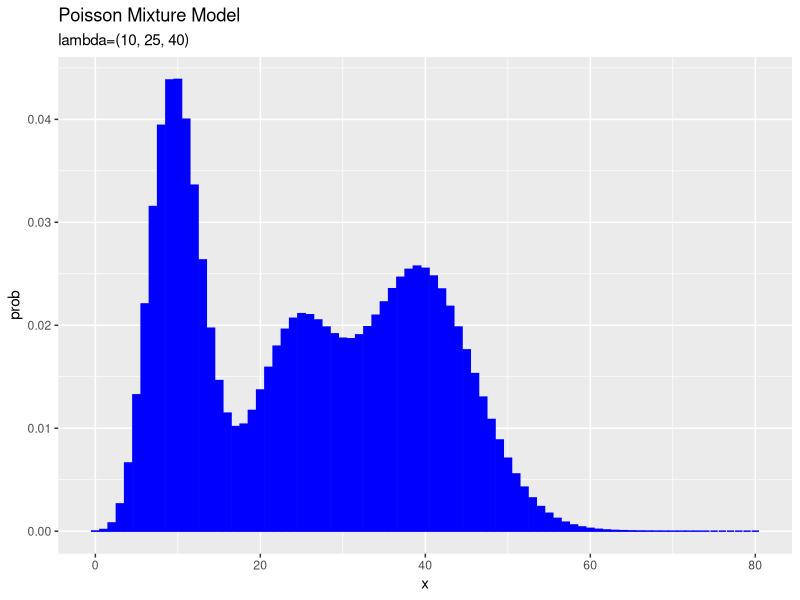
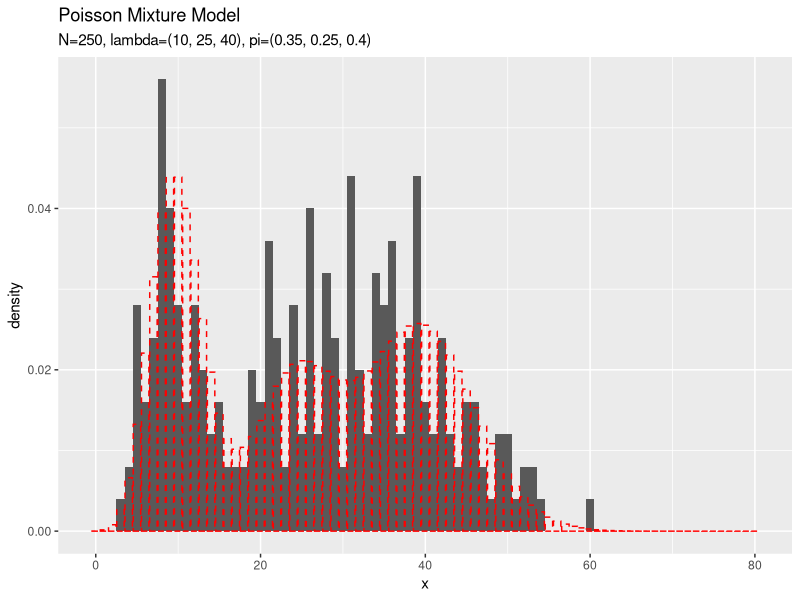
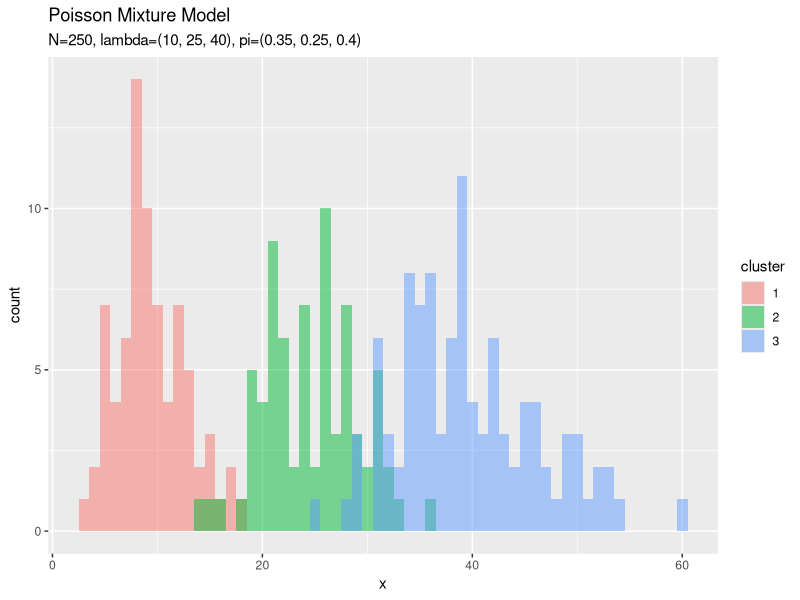
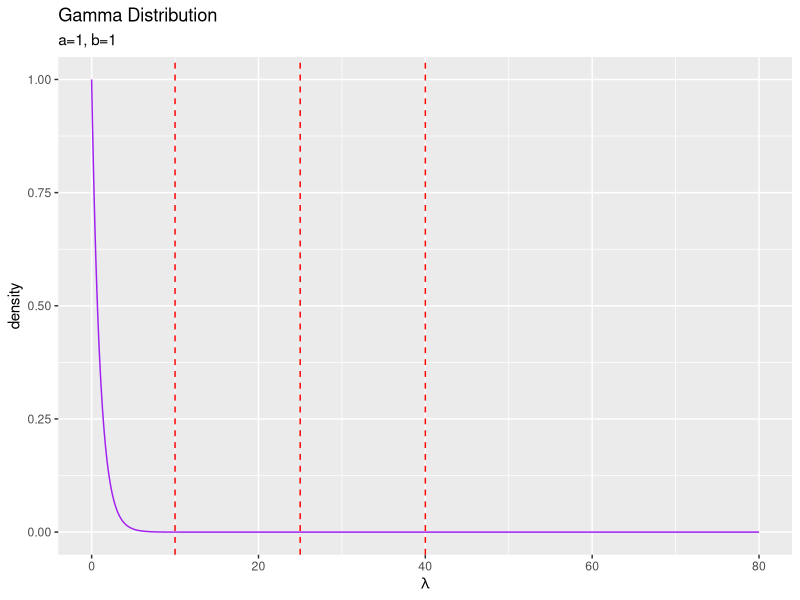
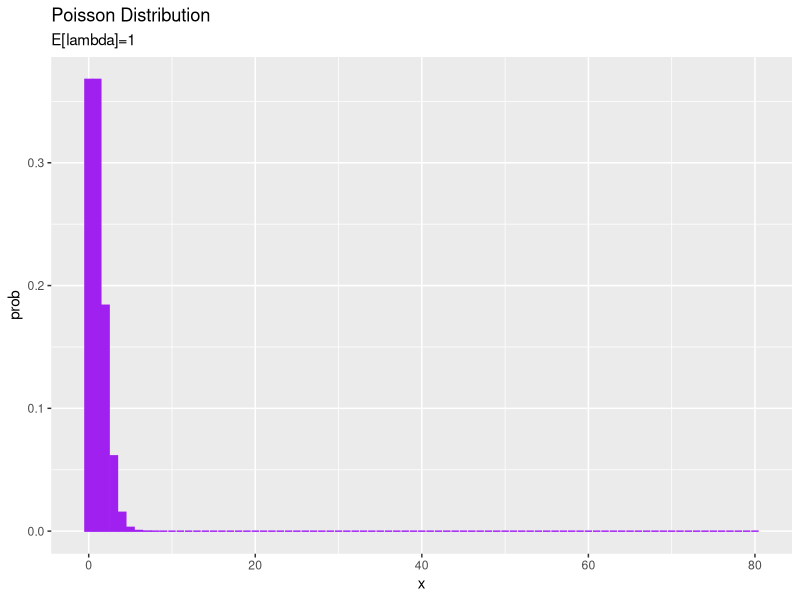
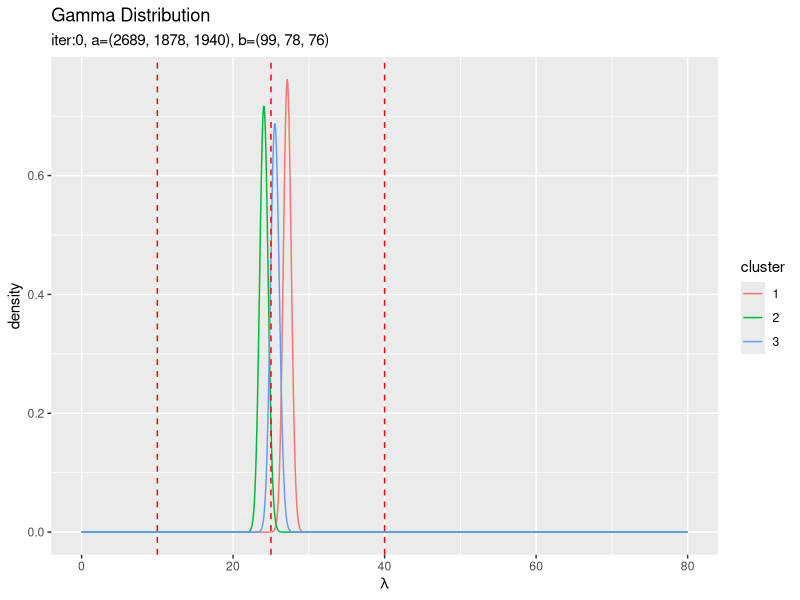
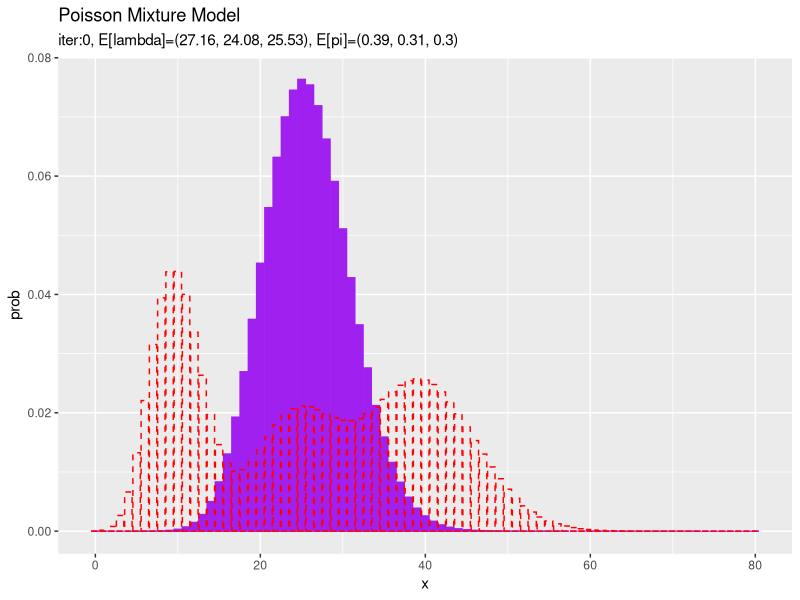
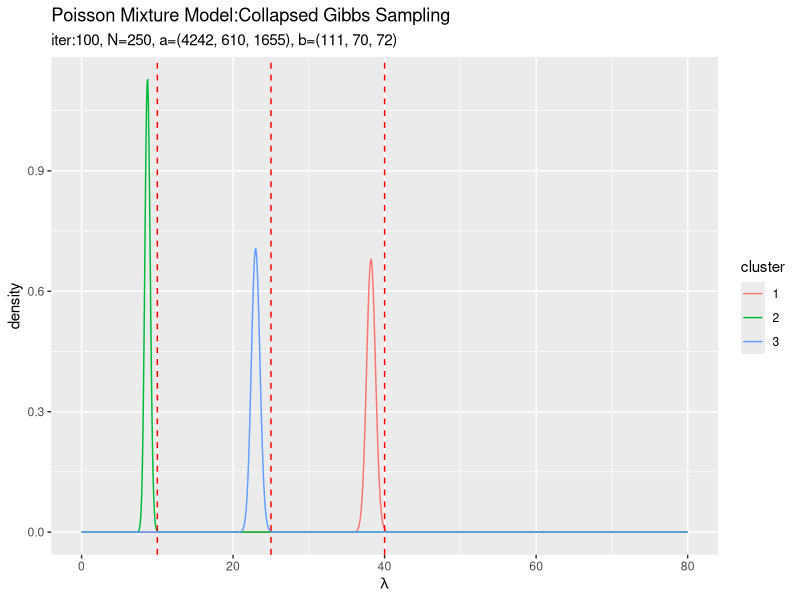

Generate these figures, in order, with R:

# 4.3.4 ポアソン混合モデルにおける崩壊型ギブスサンプリング -------------------------------------------------

# 4.3.4項で利用するパッケージ
library(tidyverse)


### 観測モデル(ポアソン混合分布)の設定 -----

# K個の真のパラメータを指定
lambda_truth_k <- c(10, 25, 40)

# 真の混合比率を指定
pi_truth_k <- c(0.35, 0.25, 0.4)

# クラスタ数を取得
K <- length(lambda_truth_k)


# 作図用のxの点を作成
x_vec <- seq(0, 2 * max(lambda_truth_k))

# 観測モデルを計算
model_prob <- 0
for(k in 1:K) {
  # クラスタkの分布の確率を計算
  tmp_prob <- dpois(x = x_vec, lambda = lambda_truth_k[k])
  
  # K個の分布の加重平均を計算
  model_prob <- model_prob + pi_truth_k[k] * tmp_prob
}

# 観測モデルをデータフレームに格納
model_df <- tibble(
  x = x_vec, 
  prob = model_prob
)

# 観測モデルを作図
ggplot(model_df, aes(x = x, y = prob)) + 
  geom_bar(stat = "identity", position = "dodge", 
           fill = "blue", color = "blue") + # 真の分布
  labs(title = "Poisson Mixture Model", 
       subtitle = paste0("lambda=(", paste0(lambda_truth_k, collapse = ", "), ")"))


### 観測データの生成 -----

# (観測)データ数を指定
N <- 250

# クラスタを生成
s_truth_nk <- rmultinom(n =  N, size = 1, prob = pi_truth_k) %>% 
  t()

# クラスタ番号を抽出
s_truth_n <- which(t(s_truth_nk) == 1, arr.ind = TRUE) %>% 
  .[, "row"]

# (観測)データを生成
#x_n <- rpois(n = N, lambda = apply(lambda_truth_k^t(s_truth_nk), 2, prod))
x_n <- rpois(n = N, lambda = lambda_truth_k[s_truth_n])

# 観測データを確認
summary(x_n)


# 観測データをデータフレームに格納
x_df <- tibble(
  x_n = x_n, 
  cluster = as.factor(s_truth_n)
)

# 観測データのヒストグラムを作成
ggplot() + 
  geom_histogram(data = x_df, aes(x = x_n, y = ..density..), binwidth = 1) + # 観測データ
  geom_bar(data = model_df, aes(x = x, y = prob), stat = "identity", position = "dodge", 
           alpha = 0, color = "red", linetype = "dashed") + # 真の分布
  labs(title = "Poisson Mixture Model", 
       subtitle = paste0("N=", N, 
                         ", lambda=(", paste0(lambda_truth_k, collapse = ", "), ")", 
                         ", pi=(", paste0(pi_truth_k, collapse = ", "), ")"), 
       x = "x")

# クラスタのヒストグラムを作成
ggplot() + 
  geom_histogram(data = x_df, aes(x = x_n, fill = cluster), binwidth = 1, 
                 position = "identity", alpha = 0.5) + # クラスタ
  labs(title = "Poisson Mixture Model", 
       subtitle = paste0("N=", N, 
                         ", lambda=(", paste0(lambda_truth_k, collapse = ", "), ")", 
                         ", pi=(", paste0(pi_truth_k, collapse = ", "), ")"), 
       x = "x")


### 事前分布(ガンマ分布とディリクレ分布)の設定 -----

# lambdaの事前分布のパラメータを指定
a <- 1
b <- 1

# piの事前分布のパラメータを指定
alpha_k <- rep(2, K)


# 作図用のlambdaの点を作成
lambda_vec <- seq(0, 2 * max(lambda_truth_k), length.out = 1000)

# lambdaの事前分布を計算
prior_df <- tibble(
  lambda = lambda_vec, 
  density = dgamma(x = lambda, shape = a, rate = b)
)

# lambdaの事前分布を作図
ggplot(prior_df, aes(x = lambda, y = density)) + 
  geom_line(color = "purple") + # 事前分布
  geom_vline(xintercept = lambda_truth_k, color = "red", linetype = "dashed") + # 真の値
  labs(title = "Gamma Distribution", 
       subtitle = paste0("a=", b, ", b=", b), 
       x = expression(lambda))


# 事前分布の平均による分布をデータフレームに格納
E_prior_df <- tibble(
  x = x_vec, 
  prob = dpois(x = x_vec, a / b)
)

# 事前分布の平均による分布を作図
ggplot(E_prior_df, aes(x = x, y = prob)) + 
  geom_bar(stat = "identity", position = "dodge", 
           fill = "purple", color = "purple") + # 初期値による分布
  labs(title = "Poisson Distribution", 
       subtitle = paste0("E[lambda]=", round(a / b, 2)))


### 初期値の設定 -----

# 潜在変数の初期値をランダムに生成
s_nk <- rmultinom(n = N, size = 1, prob = alpha_k / sum(alpha_k)) %>% 
  t()

# 初期値によるlambdaの事後分布のパラメータを計算:式(4.24)
a_hat_k <- colSums(s_nk * x_n) + a
b_hat_k <- colSums(s_nk) + b

# 初期値によるpiの事後分布のパラメータを計算:式(4.45)
alpha_hat_k <- colSums(s_nk) + alpha_k


# 初期値によるlambdaの近似事後分布をデータフレームに格納
init_lambda_df <- tibble()
for(k in 1:K) {
  # クラスタkの事後分布を計算
  tmp_init_df <- tibble(
    lambda = lambda_vec, 
    density = dgamma(x = lambda, shape = a_hat_k[k], rate = b_hat_k[k]), 
    cluster = as.factor(k)
  )
  
  # 結果を結合
  init_lambda_df <- rbind(init_lambda_df, tmp_init_df)
}

# 初期値によるlambdaの近似事後分布を作図
ggplot(init_lambda_df, aes(x = lambda, y = density, color = cluster)) + 
  geom_line() + # 初期値による事後分布
  geom_vline(xintercept = lambda_truth_k, color = "red", linetype = "dashed") + # 真の値
  labs(title = "Gamma Distribution", 
       subtitle = paste0("iter:", 0, 
                         ", a=(", paste0(round(a_hat_k, 1), collapse = ", "), ")", 
                         ", b=(", paste0(round(b_hat_k, 1), collapse = ", "), ")"), 
       x = expression(lambda))


# lambdaの平均値を計算:式(2.59)
E_lambda_k <-  a_hat_k / b_hat_k

# piの平均値を計算:式(2.51)
E_pi_k <-  alpha_hat_k / sum(alpha_hat_k)

# 初期値による混合分布を計算
init_prob <- 0
for(k in 1:K) {
  # クラスタkの分布の確率を計算
  tmp_prob <- dpois(x = x_vec, E_lambda_k[k])
  
  # K個の分布の加重平均を計算
  init_prob <- init_prob + E_pi_k[k] * tmp_prob
}

# 初期値による分布をデータフレームに格納
init_df <- tibble(
  x = x_vec, 
  prob = init_prob
)

# 初期値による分布を作図
ggplot() + 
  geom_bar(data = init_df, aes(x = x, y = prob), stat = "identity", position = "dodge", 
           fill = "purple", color = "purple") + # 初期値による分布
  geom_bar(data = model_df, aes(x = x, y = prob), stat = "identity", position = "dodge", 
           alpha = 0, color = "red", linetype = "dashed") + # 真の分布
  labs(title = "Poisson Mixture Model", 
       subtitle = paste0("iter:", 0, 
                         ", E[lambda]=(", paste0(round(E_lambda_k, 2), collapse = ", "), ")", 
                         ", E[pi]=(", paste0(round(E_pi_k, 2), collapse = ", "), ")"))


### 推論処理 -----

# 試行回数を指定
MaxIter <- 100

# 推移の確認用の受け皿を初期化
trace_s_in <- matrix(0, nrow = MaxIter + 1, ncol = N)
trace_a_ik <- matrix(0, nrow = MaxIter + 1, ncol = K)
trace_b_ik <- matrix(0, nrow = MaxIter + 1, ncol = K)
trace_alpha_ik <- matrix(0, nrow = MaxIter + 1, ncol = K)

# 初期値を記録
trace_s_in[1, ] <- which(t(s_nk) == 1, arr.ind = TRUE) %>% 
  .[, "row"]
trace_a_ik[1, ] <- a_hat_k
trace_b_ik[1, ] <- b_hat_k
trace_alpha_ik[1, ] <- alpha_hat_k

# 崩壊型ギブスサンプリング
for(i in 1:MaxIter) {
  for(n in 1:N) {
    
    # n番目のデータの現在のクラスタ番号を取得
    k <- which(s_nk[n, ] == 1)
    
    # n番目のデータに関する統計量を除算:式(4.80,4.73)
    a_hat_k[k] <- a_hat_k[k] - x_n[n]
    b_hat_k[k] <- b_hat_k[k] - 1
    alpha_hat_k[k] <- alpha_hat_k[k] - 1
    
    # 負の二項分布(4.81)のパラメータを計算
    r_hat_k <- a_hat_k
    p_hat_k <- 1 / (b_hat_k + 1)
    
    # 負の二項分布の確率を計算:式(4.81)
    prob_nb_k <- dnbinom(x = x_n[n], size = r_hat_k, prob = 1 - p_hat_k)
    
    # カテゴリ分布(4.74)のパラメータを計算:式(4.75)
    eta_k <- alpha_hat_k / sum(alpha_hat_k)
    
    # n番目のクラスタのサンプリング確率を計算:式(4.66)
    prob_s_k <- (prob_nb_k + 1e-7) * eta_k
    prob_s_k <- prob_s_k / sum(prob_s_k) # 正規化
    
    # n番目のクラスタをサンプル:式(4.74)
    s_nk[n, ] <- rmultinom(n = 1, size = 1, prob = prob_s_k) %>% 
      as.vector()
    
    # n番目のデータの新しいクラスタ番号を取得
    k <- which(s_nk[n, ] == 1)
    
    # n番目のデータに関する統計量を加算:式(4.42,4.45)
    a_hat_k[k] <- a_hat_k[k] + x_n[n]
    b_hat_k[k] <- b_hat_k[k] + 1
    alpha_hat_k[k] <- alpha_hat_k[k] + 1
  }
  
  # i回目の結果を記録
  trace_s_in[i + 1, ] <- which(t(s_nk) == 1, arr.ind = TRUE) %>% 
    .[, "row"] %>% 
    as.vector()
  trace_a_ik[i + 1, ] <- a_hat_k
  trace_b_ik[i + 1, ] <- b_hat_k
  trace_alpha_ik[i + 1, ] <- alpha_hat_k
  
  # 動作確認
  print(paste0(i, ' (', round(i / MaxIter * 100, 1), '%)'))
}


### パラメータの事後分布の確認 -----

# lambdaの近似事後分布をデータフレームに格納
posterior_lambda_df <- tibble()
for(k in 1:K) {
  # クラスタkの事後分布を計算
  tmp_posterior_df <- tibble(
    lambda = lambda_vec, 
    density = dgamma(x = lambda, shape = a_hat_k[k], rate = b_hat_k[k]), 
    cluster = as.factor(k)
  )
  
  # 結果を結合
  posterior_lambda_df <- rbind(posterior_lambda_df, tmp_posterior_df)
}

# lambdaの近似事後分布を作図
ggplot(posterior_lambda_df, aes(x = lambda, y = density, color = cluster)) + 
  geom_line() + # lambdaの事後分布
  geom_vline(xintercept = lambda_truth_k, color = "red", linetype = "dashed") + # 真の値
  labs(title = "Poisson Mixture Model:Collapsed Gibbs Sampling", 
       subtitle = paste0("iter:", MaxIter, ", N=", N, 
                         ", a=(", paste0(round(a_hat_k, 1), collapse = ", "), ")", 
                         ", b=(", paste0(round(b_hat_k, 1), collapse = ", "), ")"), 
       x = expression(lambda))


### 最後のサンプルの確認 -----

# 最後の推定値による混合分布を計算
res_prob <- 0
for(k in 1:K) {
  # クラスタkの分布の確率を計算
  tmp_prob <- dpois(x = x_vec, lambda = a_hat_k[k] / b_hat_k[k])
  
  # K個の分布の加重平均を計算
  res_prob <- res_prob + alpha_hat_k[k] / sum(alpha_hat_k) * tmp_prob
}

# 最後のサンプルによる分布をデータフレームに格納
res_df <- tibble(
  x = x_vec, 
  prob = res_prob
)

# 最後の推定値による分布を作図
ggplot() + 
  geom_bar(data = res_df, aes(x = x, y = prob), stat = "identity", position = "dodge", 
           fill = "purple", color = "purple") + # 最後の推定値による分布
  geom_bar(data = model_df, aes(x = x, y = prob), stat = "identity", position = "dodge", 
           alpha = 0, color = "red", linetype = "dashed") + # 真の分布
  labs(title = "Poisson Mixture Model:Collapsed Gibbs Sampling", 
       subtitle = paste0("iter:", MaxIter, ", N=", N, 
                         ", E[lambda]=(", paste0(round(a_hat_k / b_hat_k, 2), collapse = ", "), ")", 
                         ", E[pi]=(", paste0(round(alpha_hat_k / sum(alpha_hat_k), 2), collapse = ", "), ")"))


# 最後のクラスタをデータフレームに格納
s_df <- tibble(
  x_n = x_n, 
  cluster = which(t(s_nk) == 1, arr.ind = TRUE) %>% 
    .[, "row"] %>% 
    as.factor()
)

# 最後のクラスタのヒストグラムを作成
ggplot() + 
  geom_histogram(data = s_df, aes(x = x_n, fill = cluster), binwidth = 1, position = "identity", 
                 alpha = 0.5) + # 最後のクラスタ
  geom_histogram(data = x_df, aes(x = x_n, color = cluster), binwidth = 1, position = "identity",
                 alpha = 0, linetype = "dashed") + # 真のクラスタ
  labs(title = "Poisson Mixture Model:Collapsed Gibbs Sampling", 
       subtitle = paste0("iter:", MaxIter, ", N=", N, 
                         ", E[lambda]=(", paste0(round(a_hat_k / b_hat_k, 2), collapse = ", "), ")", 
                         ", E[pi]=(", paste0(round(alpha_hat_k / sum(alpha_hat_k), 2), collapse = ", "), ")"), 
       x = "x")


### 超パラメータの推移の確認 -----

# aの推移をデータフレームに格納
trace_a_df <- dplyr::as_tibble(trace_a_ik) %>% # データフレームに変換
  cbind(iteration = 0:MaxIter) %>% # 試行回数の列を追加
  tidyr::pivot_longer(
    cols = -iteration, # 変換しない列
    names_to = "cluster", # 現列名を格納する列名
    names_prefix = "V", # 現列名の頭から取り除く文字列
    names_ptypes = list(cluster = factor()), # 現列名を値とする際の型
    values_to = "value" # 現セルを格納する列名
  ) # 縦持ちに変換

# aの推移を作図
ggplot(trace_a_df, aes(x = iteration, y = value, color = cluster)) + 
  geom_line() + 
  labs(title = "Collapsed Gibbs Sampling", 
       subtitle = expression(hat(bold(a))))


# bの推移をデータフレームに格納
trace_a_df <- dplyr::as_tibble(trace_b_ik) %>% # データフレームに変換
  cbind(iteration = 0:MaxIter) %>% # 試行回数の列を追加
  tidyr::pivot_longer(
    cols = -iteration, # 変換しない列
    names_to = "cluster", # 現列名を格納する列名
    names_prefix = "V", # 現列名の頭から取り除く文字列
    names_ptypes = list(cluster = factor()), # 現列名を値とする際の型
    values_to = "value" # 現セルを格納する列名
  ) # 縦持ちに変換

# bの推移を作図
ggplot(trace_a_df, aes(x = iteration, y = value, color = cluster)) + 
  geom_line() + 
  labs(title = "Collapsed Gibbs Sampling", 
       subtitle = expression(hat(bold(b))))


# alphaの推移を作図
trace_alpha_df <- dplyr::as_tibble(trace_alpha_ik) %>% # データフレームに変換
  cbind(iteration = 0:MaxIter) %>% # 試行回数の列を追加
  tidyr::pivot_longer(
    cols = -iteration, # 変換しない列
    names_to = "cluster", # 現列名を格納する列名
    names_prefix = "V", # 現列名の頭から取り除く文字列
    names_ptypes = list(cluster = factor()), # 現列名を値とする際の型
    values_to = "value" # 現セルを格納する列名
  ) # 縦持ちに変換

# alphaの推移を作図
ggplot(trace_alpha_df, aes(x = iteration, y = value, color = cluster)) + 
  geom_line() + 
  labs(title = "Collapsed Gibbs Sampling", 
       subtitle = expression(hat(alpha)))


# ・アニメーションによる確認 ----------------------------------------------------------

# 追加パッケージ
library(gganimate)


### 事後分布の推移の確認 -----

# 作図用のlambdaの点を作成
lambda_vec <- seq(0, 2 * max(lambda_truth_k), length.out = 1000)

# 作図用のデータフレームを作成
trace_posterior_lambda_df <- tibble()
for(i in 1:(MaxIter + 1)) {
  for(k in 1:K) {
    # クラスタkの事後分布を計算
    tmp_posterior_df <- tibble(
      lambda = lambda_vec, 
      density = dgamma(x = lambda, shape = trace_a_ik[i, k], rate = trace_b_ik[i, k]), 
      cluster = as.factor(k), 
      label = paste0(
        "iter:", i - 1, ", N=", N, 
        ", a=(", paste0(round(trace_a_ik[i, ], 1), collapse = ", "), ")", 
        ", b=(", paste0(round(trace_b_ik[i, ], 1), collapse = ", "), ")"
      ) %>% 
        as.factor()
    )
    
    # 結果を結合
    trace_posterior_lambda_df <- rbind(trace_posterior_lambda_df, tmp_posterior_df)
  }
  
  # 動作確認
  print(paste0((i - 1), ' (', round((i - 1) / MaxIter * 100, 1), '%)'))
}

# lambdaの事後分布を作図
trace_graph <- ggplot() + 
  geom_line(data = trace_posterior_lambda_df, aes(x = lambda, y = density, color = cluster)) + # lambdaの事後分布
  geom_vline(xintercept = lambda_truth_k, color = "red", linetype = "dashed") + # 真の値
  gganimate::transition_manual(label) + # フレーム
  labs(title = "Poisson mixture model:Collapsed Gibbs Sampling", 
       subtitle = "{current_frame}", 
       x = expression(lambda))

# gif画像を作成
gganimate::animate(trace_graph, nframes = MaxIter + 1, fps = 10)


### 分布の推移の確認 -----

# 作図用のデータフレームを作成
trace_model_df <- tibble()
trace_cluster_df <- tibble()
for(i in 1:(MaxIter + 1)) {
  # i回目の分布を計算
  res_prob <- 0
  for(k in 1:K) {
    # クラスタkの分布の確率を計算
    tmp_prob <- dpois(x = x_vec, lambda = trace_a_ik[i, k] / trace_b_ik[i, k])
    
    # K個の分布の加重平均を計算
    res_prob <- res_prob + tmp_prob * trace_alpha_ik[i, k] / sum(trace_alpha_ik[i, ])
  }
  
  # i回目の分布をデータフレームに格納
  res_df <- tibble(
    x = x_vec, 
    prob = res_prob, 
    label = paste0(
      "iter:", i - 1, ", N=", N, 
      ", E[lambda]=(", paste0(round(trace_a_ik[i, ] / trace_b_ik[i, ], 2), collapse = ", "), ")", 
      ", E[pi]=(", paste0(round(trace_alpha_ik[i, ] / sum(trace_alpha_ik[i, ]), 2), collapse = ", "), ")"
    ) %>% 
      as.factor()
  )
  
  # 結果を結合
  trace_model_df <- rbind(trace_model_df, res_df)
  
  # i回目のクラスタをデータフレームに格納
  s_df <- tibble(
    x_n = x_n, 
    cluster = as.factor(trace_s_in[i, ]), 
    label = paste0(
      "iter=", i - 1, ", N=", N, 
      ", E[lambda]=(", paste0(round(trace_a_ik[i, ] / trace_b_ik[i, ], 2), collapse = ", "), ")", 
      ", E[pi]=(", paste0(round(trace_alpha_ik[i, ] / sum(trace_alpha_ik[i, ]), 2), collapse = ", "), ")"
    ) %>% 
      as.factor()
  )
  
  # 結果を結合
  trace_cluster_df <- rbind(trace_cluster_df, s_df)
  
  # 動作確認
  #print(paste0((i - 1), ' (', round((i - 1) / MaxIter * 100, 1), '%)'))
}

# アニメーション用に複製
rep_model_df <- tibble(
  x = rep(model_df[["x"]], times = MaxIter + 1), 
  prob = rep(model_df[["prob"]], times = MaxIter + 1), 
  label = trace_model_df[["label"]]
)

# 分布の推移を作図
trace_graph <- ggplot() + 
  geom_bar(data = trace_model_df, aes(x = x, y = prob), stat = "identity", 
           fill = "purple") + # 推定した分布
  geom_bar(data = rep_model_df, aes(x = x, y = prob), stat = "identity", 
           alpha = 0, color = "red", linetype = "dashed") + # 真の分布
  gganimate::transition_manual(label) + # フレーム
  labs(title = "Poisson Mixture Model:Collapsed Gibbs Sampling", 
       subtitle = "{current_frame}")

# gif画像を作成
gganimate::animate(trace_graph, nframes = MaxIter + 1, fps = 10)


# アニメーション用に複製
rep_x_df <- tibble(
  x_n = rep(x_n, times = MaxIter + 1), 
  cluster = rep(as.factor(s_truth_n), times = MaxIter + 1), 
  label = trace_cluster_df[["label"]]
)

# クラスタの推移を作図
trace_graph <- ggplot() + 
  geom_histogram(data = rep_x_df, aes(x = x_n, color = cluster), 
                 binwidth = 1, position = "identity",
                 alpha = 0, linetype = "dashed") + # 真のクラスタ
  geom_histogram(data = trace_cluster_df, aes(x = x_n, fill = cluster), 
                 binwidth = 1, position = "identity",
                 alpha = 0.5) + # 最後のクラスタ
  gganimate::transition_manual(label) + # フレーム
  labs(title = "Poisson Mixture Model:Collapsed Gibbs Sampling", 
       subtitle = "{current_frame}", 
       x = "x")

# gif画像を作成
gganimate::animate(trace_graph, nframes = MaxIter + 1, fps = 10)
